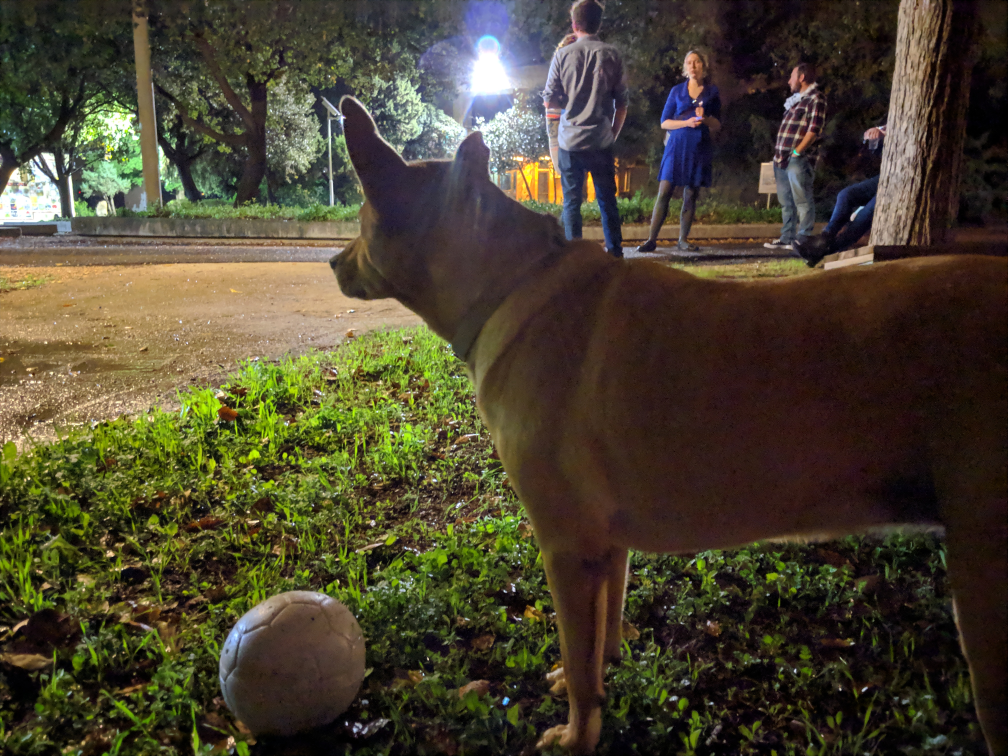
#> input picture FinalProject/images/balldog.jpg, 4032 x 3024 px (shown at 1/4 size)
$ python final_project.py
#> lines starting #> are read from the running program, lines starting #| are printed output that depends on the picture
"""
File: final_project.py
----------------
This program applies a filter to images to make them look like they are displayed on a monochrome Apple II monitor.
"""
from PIL import Image

APPLE_II_WIDTH_ACTUAL = 560  # Actual pixel width of an Apple II screen
APPLE_II_HEIGHT_PERCEIVED = 384  # Visual height of Apple II screen
APPLE_II_HEIGHT_ACTUAL = 192  # Actual pixel height of Apple II screen
MONOCHROME_POSITIVE_TUPLE = (107, 196, 71)  # RGB values that approximate the appearance of a green monochrome monitor's positive space
MONOCHROME_NEGATIVE_TUPLE = (16, 29, 11)  # RGB values that approximate the appearance of a green monochrome monitor's negative space

DEFAULT_FILE = 'images/balldog.jpg'

def main():
    """
    Takes a single file as input, shows the original, and shows a copy with the filter applied
    """
    # Get file and load image
    filename = get_file()
    image = Image.open(filename)
#> image is the input picture: PIL image 4032x3024 RGB; mean R, G, B 73.5, 66.5, 47.5

    # Show the original image
    original_image = Image.open(filename)
    original_image.show()

    # Show the filtered image
    filtered_image = apply_filter(filename)
    filtered_image.show()

def get_file():
    # Read image file path from user, or use the default file
    filename = input('Enter the path to an image file (or press enter to use default image): ')
    if filename == '':
        filename = DEFAULT_FILE
    return filename

def apply_filter(filename):
    """
    Applies a filter reminiscent of Apple II monochrome graphics by:
    1. Scaling the image down to fit into the Apple II double high resolution size of 560x192 pixels, which produces
       a skewed image that looks half as tall as it should. This is done because it is supposedly the actual amount
       of detail on the screen, and presumably the image is then stretched to twice its height to fill the display.
       To emulate this, the image is stretched during a resize in step #3.
    2. The image is made monochrome by turning pixels darker than a threshold a very dark green and pixels lighter than
       a threshold a bright green.
    3. The image is scaled up by 1.5 times, to prepare for simulating scanlines on every third row of pixels. At the
       same time, the skew from earlier is corrected so that the image appears to have the correct aspect ratio.
    4. Every third row of pixels is replaced with dark green to simulate scanlines.
    5. The image is scaled up again to around 20 times the size of the Apple II resolution, for viewing full screen
       on high resolution displays.
    """
    # Create new image
    image = Image.open(filename)
    # Simulate actual Apple II screen resolution of 560x192 pixels
    image = scale_image(image, APPLE_II_WIDTH_ACTUAL, APPLE_II_HEIGHT_PERCEIVED, 1, 2)
    # Make image monochrome green to simulate Apple II monitor appearance
    image = make_monochrome(image)
    # Simulate perceived (non-skewed) Apple II screen resolution (1 "pixel" = 2px tall) and scale up before adding pixel borders
    image = scale_image(image, APPLE_II_WIDTH_ACTUAL * 1.5, APPLE_II_HEIGHT_ACTUAL * 1.5, 1, .5)
    # add_nameplate()  -- not essential, try after everything else is working
    simulate_scanlines(image)
    # Scale image up to size big enough to cover a 4K display
    image = scale_image(image, APPLE_II_WIDTH_ACTUAL * 20, APPLE_II_HEIGHT_ACTUAL * 20, 1, 1)
    return image

def scale_image(image, target_width, target_height, skew_ratio_width, skew_ratio_height):
    """
    Determines what scale factor to use based on comparison of origin image size to target image size, then uses
    Pillow's resize() function to resize based on that scale factor.

    Provides optional parameters for skewing width and height. If constrained aspect ratio is desired, set these to 1.
    """
    scale_factor = get_scale_factor(image.width, image.height, target_width, target_height)  # Get scale factor
    scaled_width = int((image.width / scale_factor) / skew_ratio_width)  # Get scaled width by dividing image width by scale factor, diving that by skew ratio if desired, and turning result into integer for resizing
    scaled_height = int((image.height / scale_factor) / skew_ratio_height)  # Get scaled height by dividing image height by scale factor, diving that by skew ratio if desired, and turning result into integer for resizing
    image = image.resize((scaled_width, scaled_height), resample=4)  # Uses Pillow's resize() function to resize the image to the scaled width and height; uses box resampling to keep pixel borders crisp
    return image

def get_scale_factor(original_width, original_height, target_width, target_height):
    """
    Determines the scale factor for a scaling operation by dividing the original image's dimensions by the target
    dimensions, then comparing width scale to height scale to determine which is larger. This determines which
    dimension we need to use as scale factor so that no part of the image is cropped when the image is scaled to within
    the target dimensions.
    """
    width_ratio = original_width / target_width
    height_ratio = original_height / target_height

    if (original_width == target_width) and (original_height == target_height):
        return 1
    elif width_ratio > height_ratio:  # If width scale is greater than height scale…
        # Use width scale as scale factor
        return width_ratio
    else:
        # Use height scale as scale factor
        return height_ratio

def make_monochrome(image):
    """
    Checks the brightness of each pixel in the image, and sets pixels above a threshold to bright green and below the threshold to very dark green.
    """
    for x in range(image.width):  # For every column of pixels…
        for y in range(image.height):  # For every pixel on each row of the column…
            color = image.getpixel((x,y))  # Get the RGB values of the pixel as a tuple
            brightness_average = (color[0] + color[1] + color[2]) // 3  # Calculate average brightness of pixel; gets RGB values from indices of tuple
            if brightness_average > 105: # If a pixel's brightness average is greater than 105…
                image.putpixel((x,y), MONOCHROME_POSITIVE_TUPLE)  # Draw a pixel at these coordinates of color MONOCHROME_POSITIVE_TUPLE

            else:
                image.putpixel((x, y), MONOCHROME_NEGATIVE_TUPLE)  # Draw a pixel at these coordinates of color MONOCHROME_NEGATIVE_TUPLE
    return image

def simulate_scanlines(image):
    """
    Replace every fourth row of pixels with dark green
    """
    for y in range(image.height):  # For every row of pixels…
        if y % 3 == 0:  # If the row number divides evenly by 3…
            for x in range(image.width):  # For every pixel on each column of the row…
                image.putpixel((x, y), MONOCHROME_NEGATIVE_TUPLE)  # Draw a pixel at these coordinates of color MONOCHROME_NEGATIVE_TUPLE

if __name__ == '__main__':
    main()
#> in scale_image, `image = image.resize((scaled_width, scaled_height), resample=4)  # Use..`:
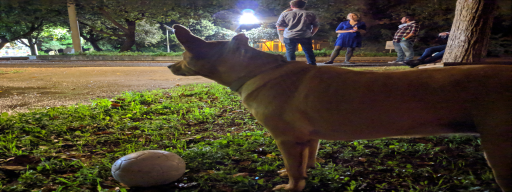
#> image: PIL image 512x192 RGB; mean R, G, B 73.6, 66.6, 47.6
#> after the loop in make_monochrome, `for x in range(image.width):`:
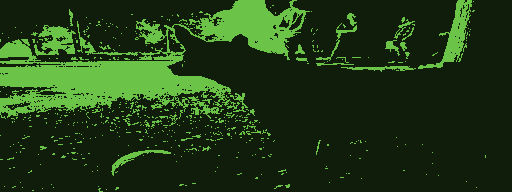
#> image: PIL image 512x192 RGB; mean R, G, B 32.5, 59.2, 21.8
#> call 2 of scale_image, with target_width = 840, target_height = 288, skew_ratio_width = 1, skew_ratio_height = 0.5
#> in scale_image (call 2), `image = image.resize((scaled_width, scaled_height), resample=4)  # Use..`:
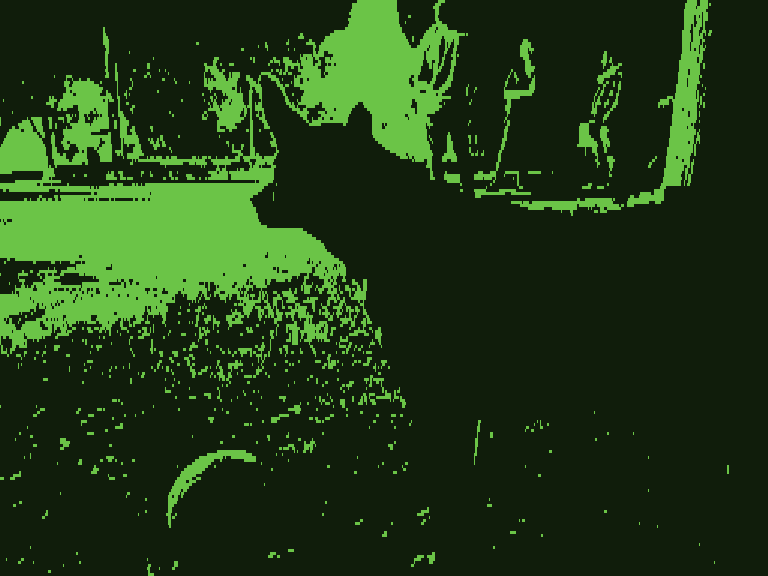
#> image: PIL image 768x576 RGB; mean R, G, B 32.4, 59.2, 21.8
#> after the loop in simulate_scanlines, `for y in range(image.height):`:
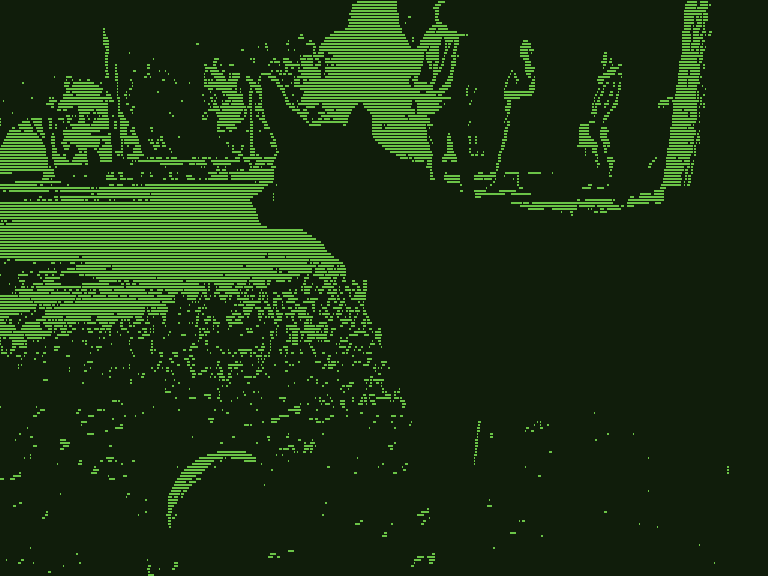
#> image: PIL image 768x576 RGB; mean R, G, B 27, 49.1, 18.2
#> call 3 of scale_image, with target_width = 11200, target_height = 3840, skew_ratio_width = 1, skew_ratio_height = 1
#> in scale_image (call 3), `image = image.resize((scaled_width, scaled_height), resample=4)  # Use..`:
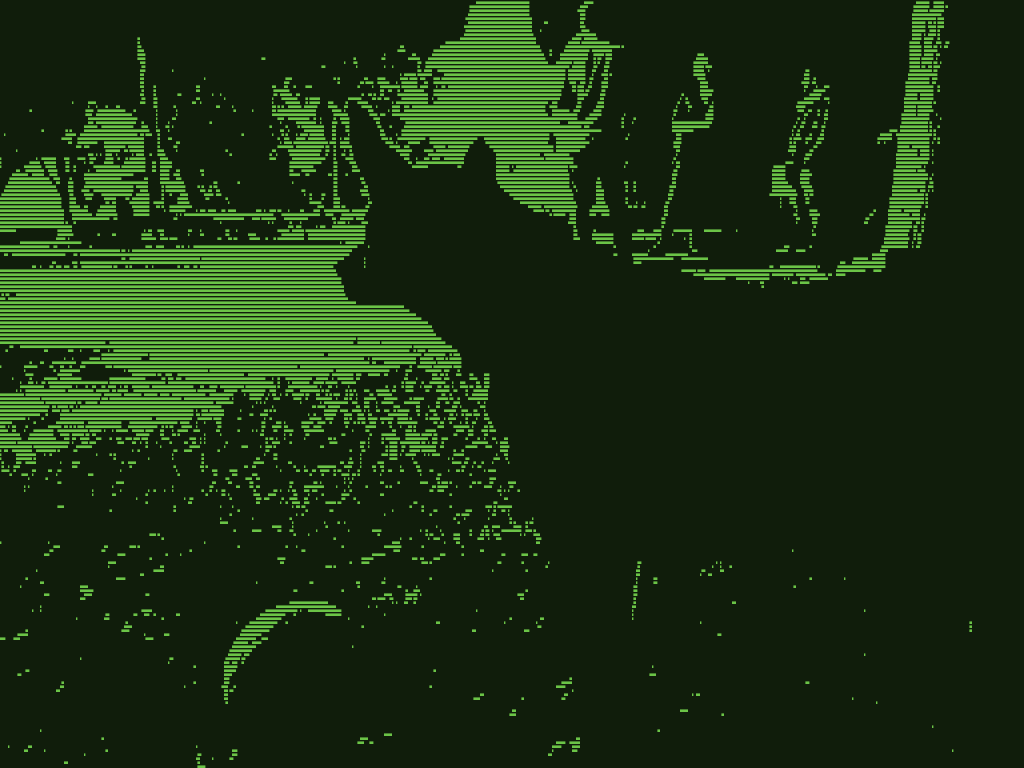
#> image: PIL image 5120x3840 RGB (shown at 1/5 size); mean R, G, B 26.7, 48.6, 18

$ run again, with FinalProject/images/geese.JPG copied over FinalProject/images/balldog.jpg
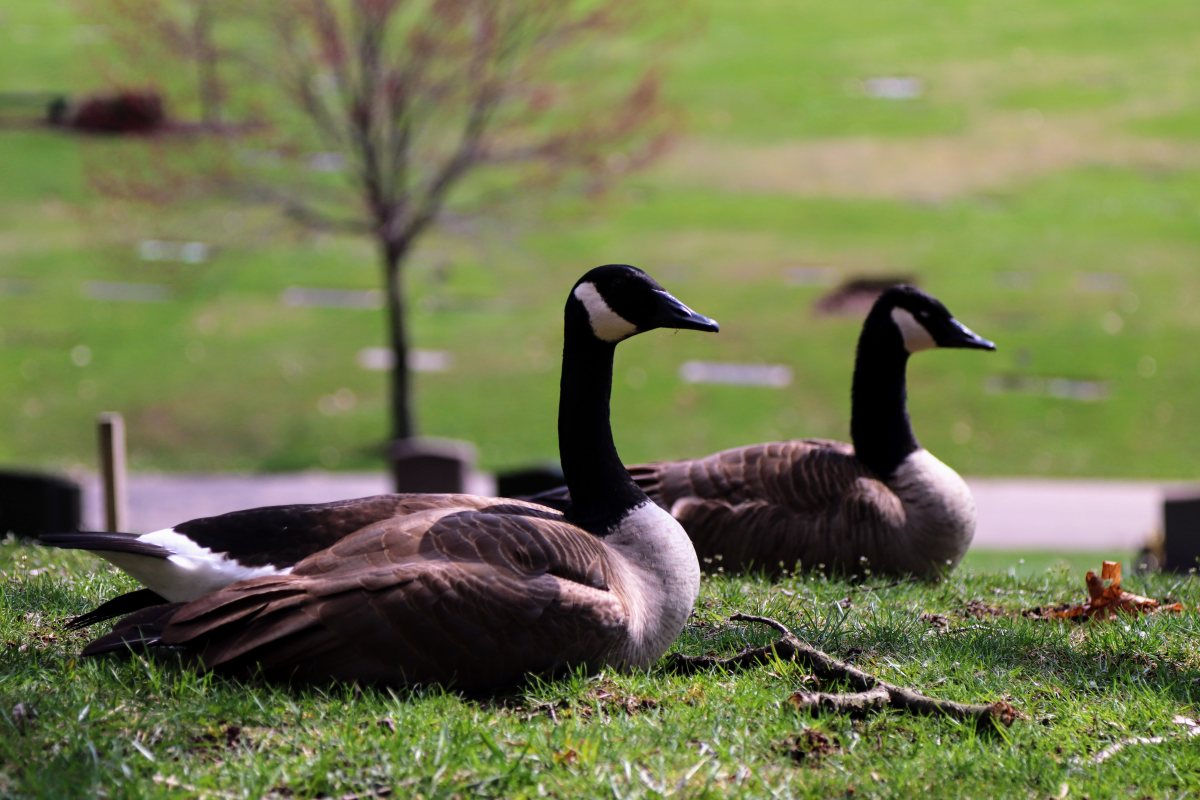
#> input picture FinalProject/images/geese.JPG, 6000 x 4000 px (shown at 1/5 size)
#> in main, image is the input picture: PIL image 6000x4000 RGB; mean R, G, B 114.4, 120, 78.4
#> after the loop in make_monochrome, `for x in range(image.width):`:
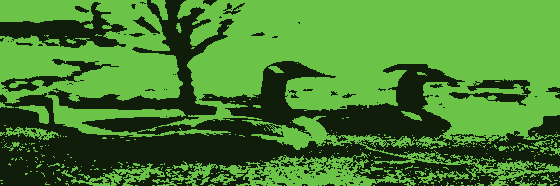
#> image: PIL image 560x186 RGB; mean R, G, B 70.8, 129.5, 47.1
#> in scale_image (call 3), `image = image.resize((scaled_width, scaled_height), resample=4)  # Use..`:
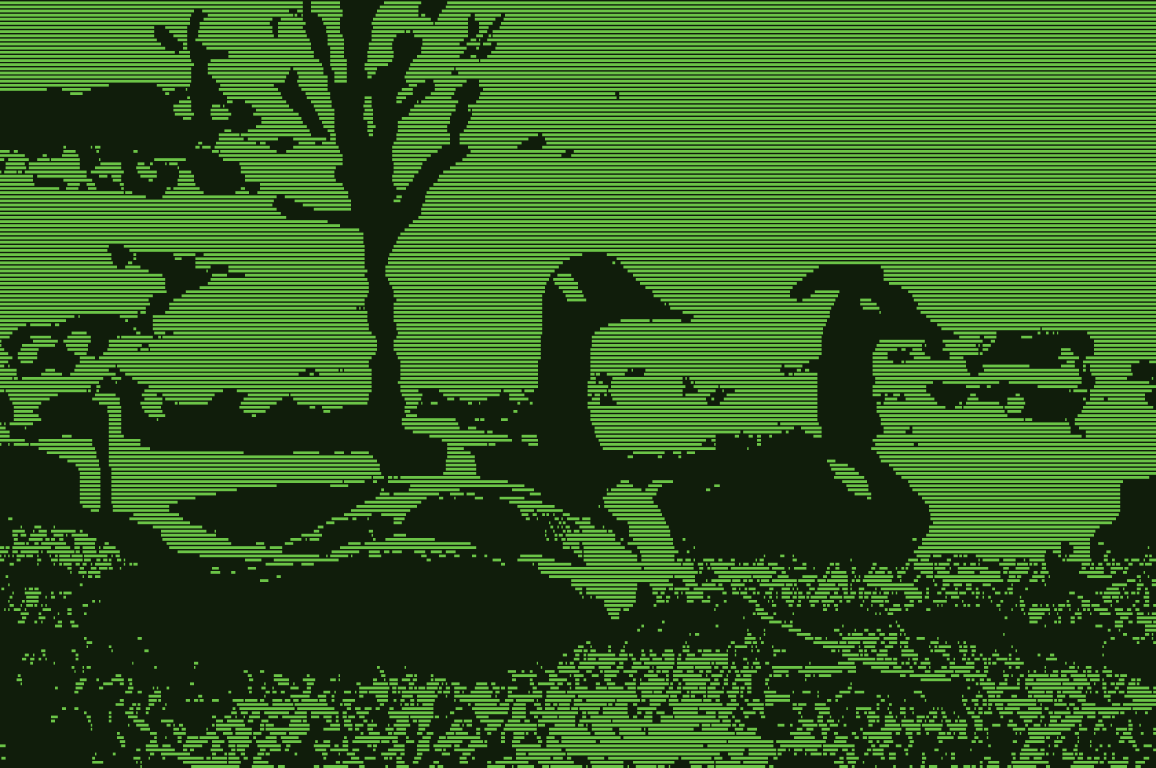
#> image: PIL image 5780x3839 RGB (shown at 1/5 size); mean R, G, B 52.5, 96, 35.1
